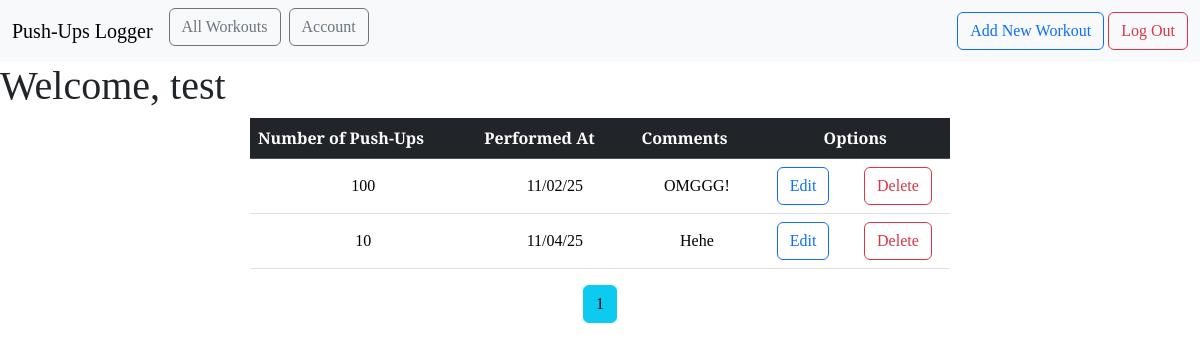
Screenshot of /all (signed in) with the database file from the repository.
### myapp/models.py (models this page shows)
class User(db.Model, UserMixin):
    id = db.Column(db.Integer, primary_key=True)
    email = db.Column(db.String(100), unique=True)
    password = db.Column(db.String(100))
    name = db.Column(db.String(100))
    workouts = db.relationship('Workout', backref='author', lazy=True)

class Workout(db.Model):
    id = db.Column(db.Integer, primary_key=True)
    pushups = db.Column(db.Integer, nullable=False)
    date_posted = db.Column(db.DateTime, nullable=False, default=datetime.utcnow)
    comment = db.Column(db.Text, nullable=False)
    user_id = db.Column(db.Integer, db.ForeignKey('user.id'), nullable=False)

### myapp/main.py (the view)
@main.route('/all')
@login_required
def user_workouts():
    page = request.args.get('page', 1, type=int)
    user = User.query.filter_by(email=current_user.email).first_or_404()
    workouts = Workout.query.filter_by(author=user).paginate(page=page, per_page=3)
    return render_template('all_workouts.html', workouts=workouts, user=user)

### myapp/__init__.py (called while the page is built)
def create_app():
    app = Flask(__name__)
    app.config['SECRET_KEY'] = 'secret-key'
    app.config['SQLALCHEMY_DATABASE_URI'] = 'sqlite:///db.sqlite'
    db.init_app(app)
    login_manager = LoginManager()
    login_manager.login_view = 'auth.login'
    login_manager.init_app(app)
    from .models import User
    @login_manager.user_loader
    def load_user(user_id):
        return User.query.get(int(user_id))
    from .main import main as main_blueprint
    app.register_blueprint(main_blueprint)
    from .auth import auth as auth_blueprint
    app.register_blueprint(auth_blueprint)
    from .models import User
    app.debug=True
    return app

### myapp/templates/all_workouts.html (shortened to what this page needs)
{% extends "base.html" %} {% block head %} {{ super() }}
<link rel="stylesheet" href="{{ url_for('static', filename='extended_beauty.css') }}">
{% endblock %}
{% block content %}
<h1>Welcome, {{ user.name }}</h1>
<div class="d-flex justify-content-center">
    <table class="table table-hover" style="width: 700px;">
        <thead class="table-dark">
            <tr>
                <th scope="col">Number of Push-Ups</th>
                <th scope="col">Performed At</th>
                <th scope="col">Comments</th>
                <th colspan="2" class="text-center">Options</th>
            </tr>
        </thead>
        <tbody class="align-item-center">
            {% for workout in workouts.items %}
            <tr>
                <td class="text-center align-middle">{{ workout.pushups }}</td>
                <td class="text-center align-middle">{{ workout.date_posted.strftime('%m/%d/%y') }}</td>
                <td class="text-center align-middle">{{ workout.comment }}</td>
                <td class="text-center align-middle">
                    <a
                        href="{{ url_for('main.update_workout', workout_id=workout.id) }}"
                        class="btn btn-outline-primary"
                        role="button">
                        Edit
                    </a>
                </td>
                <td class="text-center align-middle">
                    <a
                        href="{{ url_for('main.delete_workout', workout_id=workout.id) }}"
                        class="btn btn-outline-danger"
                        role="button">
                        Delete
                    </a>
                </td>
            </tr>
            {% endfor %}
        </tbody>
    </table>
</div>
<div class="d-flex justify-content-center gap-2">
    {% for page in workouts.iter_pages(left_edge=1, right_edge=1, left_current=1, right_current=1) %}
    {% if page %}
    {% if workouts.page == page %}
    <a href="{{ url_for('main.user_workouts', page=page) }}" class="btn btn-info mb-3">{{ page }}</a>
    {% else %}
    <a href="{{ url_for('main.user_workouts', page=page) }}" class="btn btn-info mb-3">{{ page }}</a>
    {% endif %}
    {% else %}
    ...
    {% endif %}
    {% endfor %}
</div>
{% endblock %}

### myapp/static/beauty.css (style rules this page uses)
* { font-family: "Arvo", serif; }

### myapp/static/extended_beauty.css (style rules this page uses)
h1, h2, h4, p { font-family: "Arvo", serif; }

### rows the page displays
User: name "test"
Workout: pushups "100", date_posted "11/02/25", comment "OMGGG!"
Workout: pushups "10", date_posted "11/04/25", comment "Hehe"

### other values shown
{{ page }} "1"
